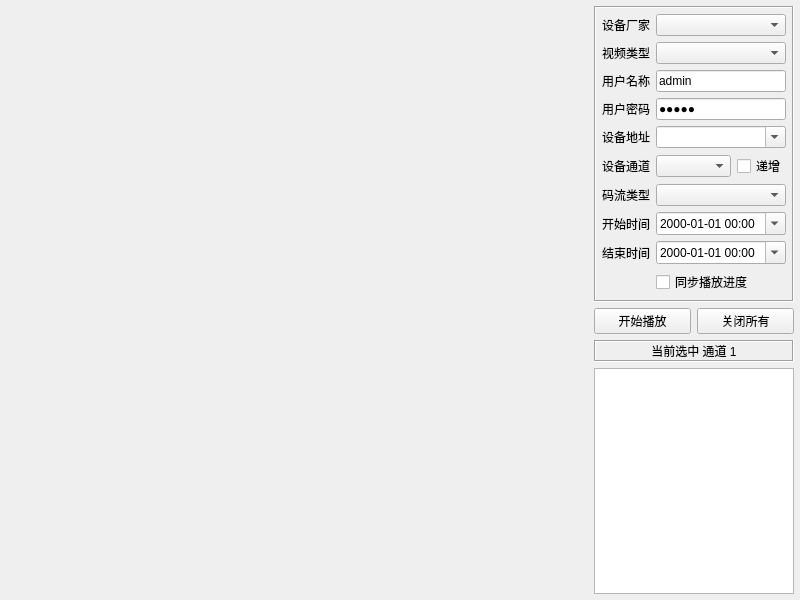
<?xml version="1.0" encoding="UTF-8"?>
<ui version="4.0">
 <class>frmVideoPlayRtsp</class>
 <widget class="QWidget" name="frmVideoPlayRtsp">
  <property name="geometry">
   <rect>
    <x>0</x>
    <y>0</y>
    <width>800</width>
    <height>600</height>
   </rect>
  </property>
  <property name="windowTitle">
   <string>Form</string>
  </property>
  <layout class="QGridLayout" name="gridLayout_2">
   <property name="leftMargin">
    <number>6</number>
   </property>
   <property name="topMargin">
    <number>6</number>
   </property>
   <property name="rightMargin">
    <number>6</number>
   </property>
   <property name="bottomMargin">
    <number>6</number>
   </property>
   <property name="spacing">
    <number>6</number>
   </property>
   <item row="0" column="0">
    <widget class="QWidget" name="widgetVideo" native="true">
     <property name="sizePolicy">
      <sizepolicy hsizetype="Expanding" vsizetype="Expanding">
       <horstretch>0</horstretch>
       <verstretch>0</verstretch>
      </sizepolicy>
     </property>
     <layout class="QGridLayout" name="gridLayout">
      <property name="leftMargin">
       <number>0</number>
      </property>
      <property name="topMargin">
       <number>0</number>
      </property>
      <property name="rightMargin">
       <number>0</number>
      </property>
      <property name="bottomMargin">
       <number>0</number>
      </property>
      <property name="spacing">
       <number>3</number>
      </property>
     </layout>
    </widget>
   </item>
   <item row="0" column="1">
    <widget class="QWidget" name="widgetRight" native="true">
     <property name="minimumSize">
      <size>
       <width>200</width>
       <height>0</height>
      </size>
     </property>
     <property name="maximumSize">
      <size>
       <width>200</width>
       <height>16777215</height>
      </size>
     </property>
     <layout class="QVBoxLayout" name="verticalLayout">
      <property name="spacing">
       <number>6</number>
      </property>
      <property name="leftMargin">
       <number>0</number>
      </property>
      <property name="topMargin">
       <number>0</number>
      </property>
      <property name="rightMargin">
       <number>0</number>
      </property>
      <property name="bottomMargin">
       <number>0</number>
      </property>
      <item>
       <widget class="QFrame" name="frameRight">
        <property name="autoFillBackground">
         <bool>true</bool>
        </property>
        <property name="frameShape">
         <enum>QFrame::Box</enum>
        </property>
        <property name="frameShadow">
         <enum>QFrame::Sunken</enum>
        </property>
        <layout class="QGridLayout" name="gridLayout_4">
         <property name="leftMargin">
          <number>6</number>
         </property>
         <property name="topMargin">
          <number>6</number>
         </property>
         <property name="rightMargin">
          <number>6</number>
         </property>
         <property name="bottomMargin">
          <number>6</number>
         </property>
         <property name="spacing">
          <number>6</number>
         </property>
         <item row="3" column="1">
          <widget class="XLineEdit" name="txtUserPwd">
           <property name="text">
            <string>12345</string>
           </property>
           <property name="echoMode">
            <enum>QLineEdit::Password</enum>
           </property>
          </widget>
         </item>
         <item row="0" column="1">
          <widget class="QComboBox" name="cboxCompanyType"/>
         </item>
         <item row="4" column="1">
          <widget class="QComboBox" name="cboxDeviceIP">
           <property name="editable">
            <bool>true</bool>
           </property>
          </widget>
         </item>
         <item row="3" column="0">
          <widget class="QLabel" name="labUserPwd">
           <property name="text">
            <string>用户密码</string>
           </property>
          </widget>
         </item>
         <item row="2" column="1">
          <widget class="QLineEdit" name="txtUserName">
           <property name="text">
            <string>admin</string>
           </property>
          </widget>
         </item>
         <item row="1" column="1">
          <widget class="QComboBox" name="cboxVideoType"/>
         </item>
         <item row="5" column="1">
          <layout class="QHBoxLayout" name="horizontalLayout">
           <property name="spacing">
            <number>6</number>
           </property>
           <item>
            <widget class="QComboBox" name="cboxChannel">
             <property name="sizePolicy">
              <sizepolicy hsizetype="Expanding" vsizetype="Fixed">
               <horstretch>0</horstretch>
               <verstretch>0</verstretch>
              </sizepolicy>
             </property>
            </widget>
           </item>
           <item>
            <widget class="QCheckBox" name="ckAutoCh">
             <property name="text">
              <string>递增</string>
             </property>
            </widget>
           </item>
          </layout>
         </item>
         <item row="5" column="0">
          <widget class="QLabel" name="labChannel">
           <property name="text">
            <string>设备通道</string>
           </property>
          </widget>
         </item>
         <item row="2" column="0">
          <widget class="QLabel" name="labUserName">
           <property name="text">
            <string>用户名称</string>
           </property>
          </widget>
         </item>
         <item row="0" column="0">
          <widget class="QLabel" name="labCompanyType">
           <property name="text">
            <string>设备厂家</string>
           </property>
          </widget>
         </item>
         <item row="6" column="1">
          <widget class="QComboBox" name="cboxStreamType"/>
         </item>
         <item row="1" column="0">
          <widget class="QLabel" name="labVideoType">
           <property name="text">
            <string>视频类型</string>
           </property>
          </widget>
         </item>
         <item row="8" column="1">
          <widget class="QDateTimeEdit" name="dateTimeEnd">
           <property name="displayFormat">
            <string>yyyy-MM-dd HH:mm</string>
           </property>
           <property name="calendarPopup">
            <bool>true</bool>
           </property>
          </widget>
         </item>
         <item row="8" column="0">
          <widget class="QLabel" name="labDateTimeEnd">
           <property name="text">
            <string>结束时间</string>
           </property>
          </widget>
         </item>
         <item row="7" column="0">
          <widget class="QLabel" name="labDateTimeStart">
           <property name="text">
            <string>开始时间</string>
           </property>
          </widget>
         </item>
         <item row="4" column="0">
          <widget class="QLabel" name="labDeviceIP">
           <property name="text">
            <string>设备地址</string>
           </property>
          </widget>
         </item>
         <item row="7" column="1">
          <widget class="QDateTimeEdit" name="dateTimeStart">
           <property name="displayFormat">
            <string>yyyy-MM-dd HH:mm</string>
           </property>
           <property name="calendarPopup">
            <bool>true</bool>
           </property>
          </widget>
         </item>
         <item row="9" column="1">
          <widget class="QCheckBox" name="ckSyncPosition">
           <property name="text">
            <string>同步播放进度</string>
           </property>
          </widget>
         </item>
         <item row="6" column="0">
          <widget class="QLabel" name="labStreamType">
           <property name="text">
            <string>码流类型</string>
           </property>
          </widget>
         </item>
        </layout>
       </widget>
      </item>
      <item>
       <layout class="QHBoxLayout" name="horizontalLayout_2">
        <property name="spacing">
         <number>6</number>
        </property>
        <property name="leftMargin">
         <number>0</number>
        </property>
        <property name="topMargin">
         <number>0</number>
        </property>
        <property name="rightMargin">
         <number>0</number>
        </property>
        <property name="bottomMargin">
         <number>0</number>
        </property>
        <item>
         <widget class="QPushButton" name="btnPlay">
          <property name="text">
           <string>开始播放</string>
          </property>
         </widget>
        </item>
        <item>
         <widget class="QPushButton" name="btnClose">
          <property name="text">
           <string>关闭所有</string>
          </property>
         </widget>
        </item>
       </layout>
      </item>
      <item>
       <widget class="QLabel" name="labTip">
        <property name="frameShape">
         <enum>QFrame::Box</enum>
        </property>
        <property name="frameShadow">
         <enum>QFrame::Sunken</enum>
        </property>
        <property name="text">
         <string>当前选中 通道 1</string>
        </property>
        <property name="alignment">
         <set>Qt::AlignCenter</set>
        </property>
       </widget>
      </item>
      <item>
       <widget class="QTextEdit" name="txtUrl"/>
      </item>
     </layout>
    </widget>
   </item>
  </layout>
 </widget>
 <customwidgets>
  <customwidget>
   <class>XLineEdit</class>
   <extends>QLineEdit</extends>
   <header>xlineedit.h</header>
  </customwidget>
 </customwidgets>
 <tabstops>
  <tabstop>cboxCompanyType</tabstop>
  <tabstop>cboxVideoType</tabstop>
  <tabstop>txtUserName</tabstop>
  <tabstop>txtUserPwd</tabstop>
  <tabstop>cboxDeviceIP</tabstop>
  <tabstop>cboxChannel</tabstop>
  <tabstop>cboxStreamType</tabstop>
  <tabstop>dateTimeStart</tabstop>
  <tabstop>dateTimeEnd</tabstop>
  <tabstop>txtUrl</tabstop>
 </tabstops>
 <resources/>
 <connections/>
</ui>
